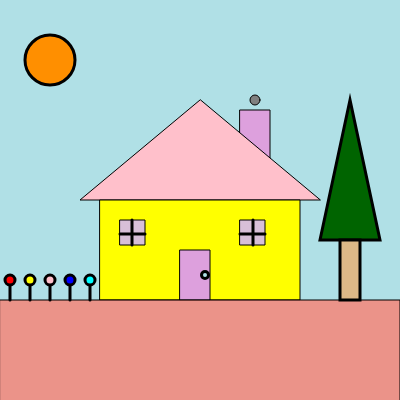
Frame 1 (no input)
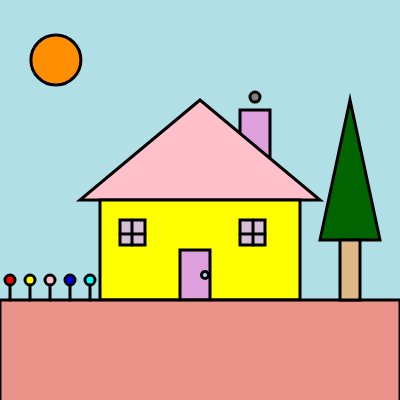
Frame 60 (no input)
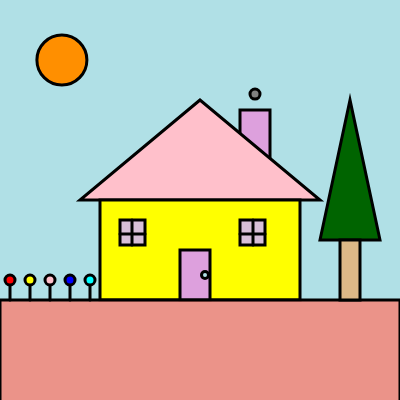
Frame 120 (the mouse pressed at the canvas centre since frame 60)

The p5.js sketch that drew these frames (run headless with seeded random() and noise() and a simulated clock; from frame 60 on, the mouse is pressed at the canvas centre):

// p5.js sketch
// ── sketch.js
//sadaf shaikh
var x=50;//variables defined for ellipse
var y=60;
var w=50;
var h=50;
var smy=100;

function setup() {//function for setup
  createCanvas(400,400);//this is canvas size
}

function draw() {//function for actual work
   background('powderblue');//sets background color to BLUE
   fill('plum');
   rect(240,110,30,60);//chimney
   fill('grey');
   ellipse(255,smy,10,10);//smoke
   smy=smy-0.05;
      fill(255,192,203);//fill for triangle
   triangle(200,100,80,200,320,200);//shape for roof
      fill(255,255,0);//fill for house rect
   rect(100,200,200,100);//shape for house walls
      fill(216,191,216);//fill for rect windows both
   rect(120,220,25,25);//shape for window left
   rect(240,220,25,25);//shape for window right
      fill(221,160,221);//fill for rect door
   rect(180,250,30,50);//shape for door
      fill('rgba(250,128,114,0.8)');//fill for rect base
   rect(0,300,400,400);//shape for base
   strokeWeight(3);
   //code for flowers
   line(10,280,10,300);
   fill('red');
   ellipse(10,280,10,10);
   line(30,280,30,300);
   fill('yellow');
   ellipse(30,280,10,10);
   line(50,280,50,300);
   fill('pink');
   ellipse(50,280,10,10);
   line(70,280,70,300);
   fill('blue');
   ellipse(70,280,10,10);
   line(90,280,90,300);
   fill('cyan');
   ellipse(90,280,10,10);
   //code for tree
   fill(0,100,0);
   triangle(350,100,320,240,380,240);
   fill(222,184,135);
   rect(340,240,20,60);
   //line(380,200,380,300);
   fill(255,143,0);
   ellipse(x,y,w,h);
   x= x + 0.1;//code for motion
   line(132,220,132,245);//window left vert line
   line(253,220,253,245);//window right vert line
   line(120,234,145,234);//window left horz line
   line(240,234,265,234);//window right horz line
   fill('powderblue');
   ellipse(205,275,7,7);//door knob
}
